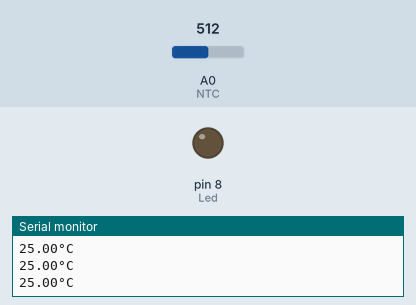
Simulated run of this sketch. Board: Arduino Uno, built with avr-gcc and run on an emulated ATmega328P. On the bench: output pins drawn as LEDs (lit = HIGH), the last lines printed to the serial monitor. The inputs (shaded band) are chosen by the test bench; at power-on: A0 (NTC) = 512.

Above: at 1.2 s.
1.3 s: A0 (NTC) set to 523
At 2.1 s:
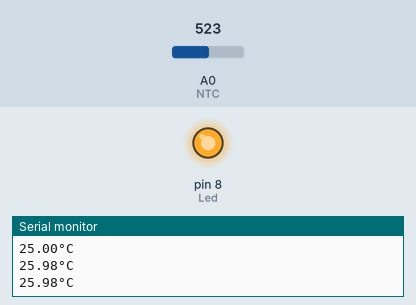
3.0 s: A0 (NTC) set to 511
At 3.4 s:
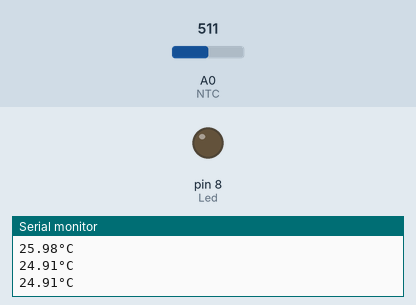
4.5 s: A0 (NTC) set to 716
At 5.9 s:
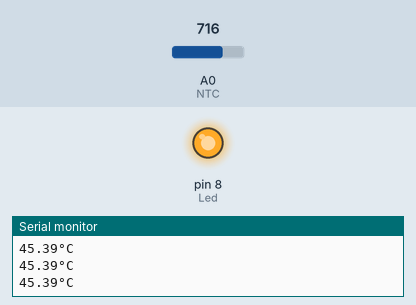
Timing chart, 0 to 7.5 s (numbered marks = the images above; inputs shaded):
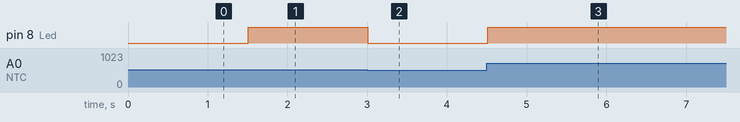

The sketch:

NTC_Temperature_with_LED.ino
```cpp
#include <math.h>

#define Led 8
#define NTC A0

void setup() {

  Serial.begin(9600);
  pinMode(Led,OUTPUT);
}

double Thermistor(int analogReading){

  double temp;

  temp= log(((10240000 / analogReading) - 10000));
  temp = 1 / (0.001129148 + (0.000234125 + (0.0000000876741 * temp * temp)) * temp);
  temp = temp - 273.15;

  return (temp);
}


void loop() {

  double temp = Thermistor(analogRead(NTC));
  Serial.print(temp);
  Serial.println("°C");

  if(temp > 25)
    digitalWrite(Led, HIGH);
  else
    digitalWrite(Led, LOW);

  delay(300);
}
```

Measured:
- the behaviour switches between 512 and 513 on A0 (NTC) (found by bisection; images 0 and 1)
- after the input at 1.3 s, pin 8 (Led): LOW → HIGH after 0.21 s
- after the input at 3.0 s, pin 8 (Led): HIGH → LOW at once
- after the input at 4.5 s, pin 8 (Led): LOW → HIGH at once
